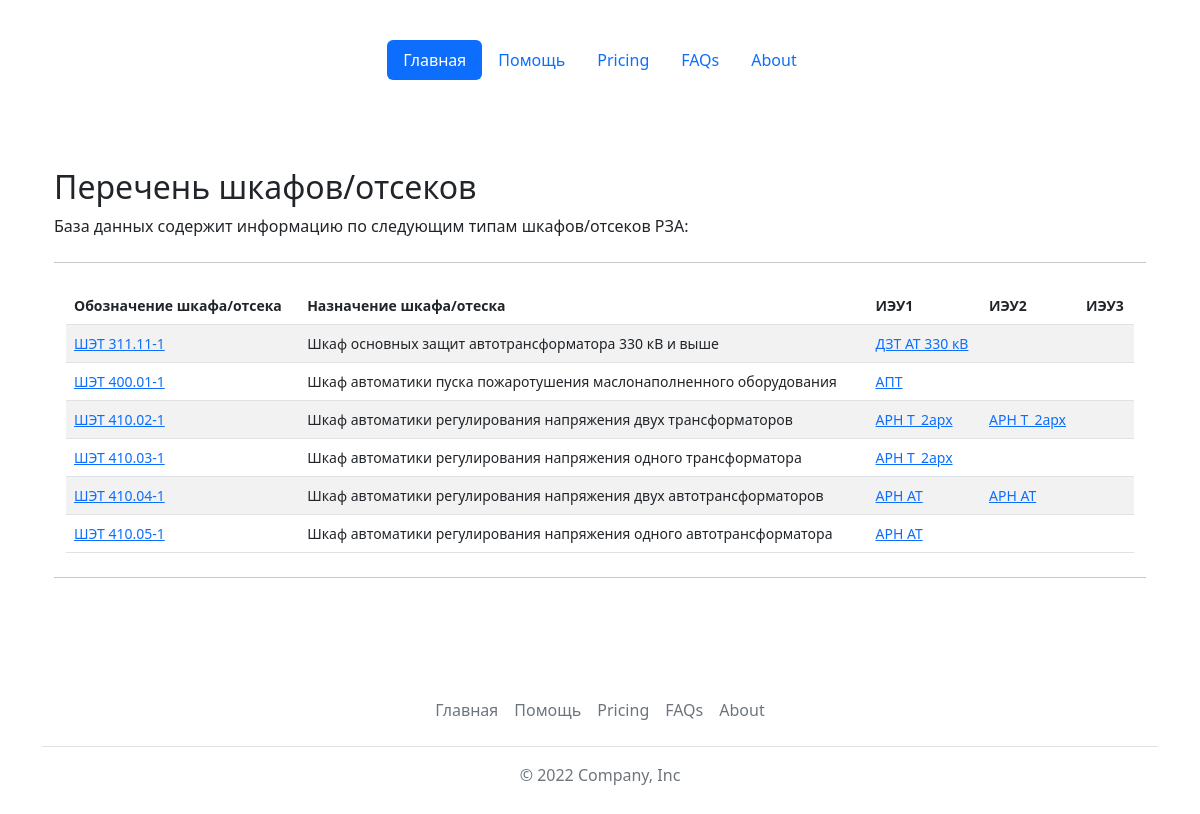
/reports/, run on an earlier commit of the app's database.
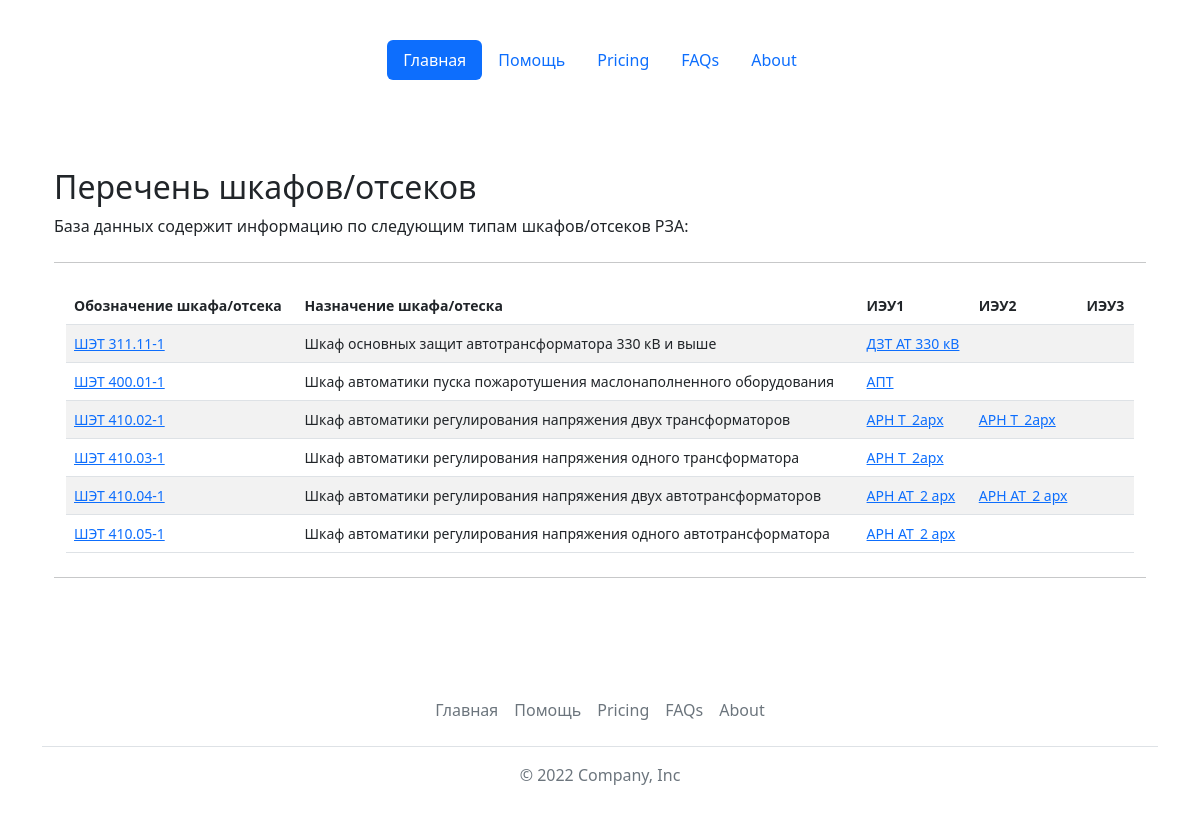
And on a later commit of the database.
### base_types/models.py (models this page shows, shortened)
class Cabinets(models.Model):
    name = models.CharField(max_length=64, verbose_name='Обозначение шкафа', primary_key=True)
    terminal1 = models.ForeignKey(Terminals, related_name='ied1_set', on_delete=models.PROTECT, verbose_name='ИЭУ1', max_length=64, null=True)
    terminal2 = models.ForeignKey(Terminals, related_name='ied2_set', on_delete=models.PROTECT, verbose_name='ИЭУ2', max_length=64, blank=True, null=True)
    terminal3 = models.ForeignKey(Terminals, related_name='ied3_set', on_delete=models.PROTECT, verbose_name='ИЭУ3', max_length=64, blank=True, null=True)
    description = models.TextField(max_length=1024, verbose_name='Назначение шкафа')
    class Meta:
        verbose_name = 'Шкаф'
        verbose_name_plural = 'Шкафы'
        ordering = ['name']
    @property
    def get_terminal2(self):
        if self.terminal2:
            return self.terminal2
        else:
            return ""
    @property
    def get_terminal3(self):
        if self.terminal3:
            return self.terminal3
        else:
            return ""

class Terminals(models.Model):
    id = models.AutoField(primary_key=True)
    name = models.CharField(max_length=64, verbose_name='Обозначение ИЭУ', unique=True)
    description = models.TextField(max_length=1024, blank=True, verbose_name='Назначение ИЭУ')
    def __str__(self):
        return str(self.name)
    class Meta:
        verbose_name = 'ИЭУ'
        verbose_name_plural = 'ИЭУ'
        ordering = ['name']

### base_types/views.py (the view)
# urls.py: path('reports/', views.reports),
def reports(request):
    cabinets = Cabinets.objects.all()
    cabinets = cabinets.order_by('name')
    return render(request, 'base_types/reports.html', {'cabinets': cabinets})

### templates/base_types/reports.html
{% extends 'base.html' %}
{% block content %}
<main class="container py-5">
    {% if cabinets %}
    <h2 class="mt-4">Перечень шкафов/отсеков</h2>
    <p>База данных содержит информацию по следующим типам шкафов/отсеков РЗА:</p>
    <hr class="my-4">
    <div class="container small">
    <table class="table table-striped">
                <thead>
                    <tr>
                      <th scope="col">Обозначение шкафа/отсека</th>
                      <th scope="col">Назначение шкафа/отеска</th>
                      <th scope="col">ИЭУ1</th>
                      <th scope="col">ИЭУ2</th>
                      <th scope="col">ИЭУ3</th>
                    </tr>
                </thead>
                <tbody>
                    {% for item in cabinets %}
                    <tr>
                        <td><a href="cabinet/?name={{item.name}}&type=cabinet">{{item.name}}</a></td>
                        <td>{{item.description}}</td>
                        <td><a href="show/?name={{item.terminal1}}&type=ied">{{item.terminal1}}</a></td>
                        <td><a href="show/?name={{item.terminal2}}&type=ied">{{item.get_terminal2}}</a></td>
                        <td><a href="show/?name={{item.terminal3}}&type=ied">{{item.get_terminal3}}</a></td>
                    </tr>
                {% endfor %}
                </tbody>
            </table>
    </div>
    <hr class="my-4">
    {% else %}
    <h2 class="mt-4">В базе данных нет шкафов :(</h2>
    {% endif %}
</main>
{% endblock %}

What changed in the data, as far as the page shows it:
changed through a linked row, Cabinets "ШЭТ 410.04-1": terminal1 "АРН АТ" → "АРН АТ_2 арх"; get_terminal2 "АРН АТ" → "АРН АТ_2 арх"
changed through a linked row, Cabinets "ШЭТ 410.05-1": terminal1 "АРН АТ" → "АРН АТ_2 арх"
